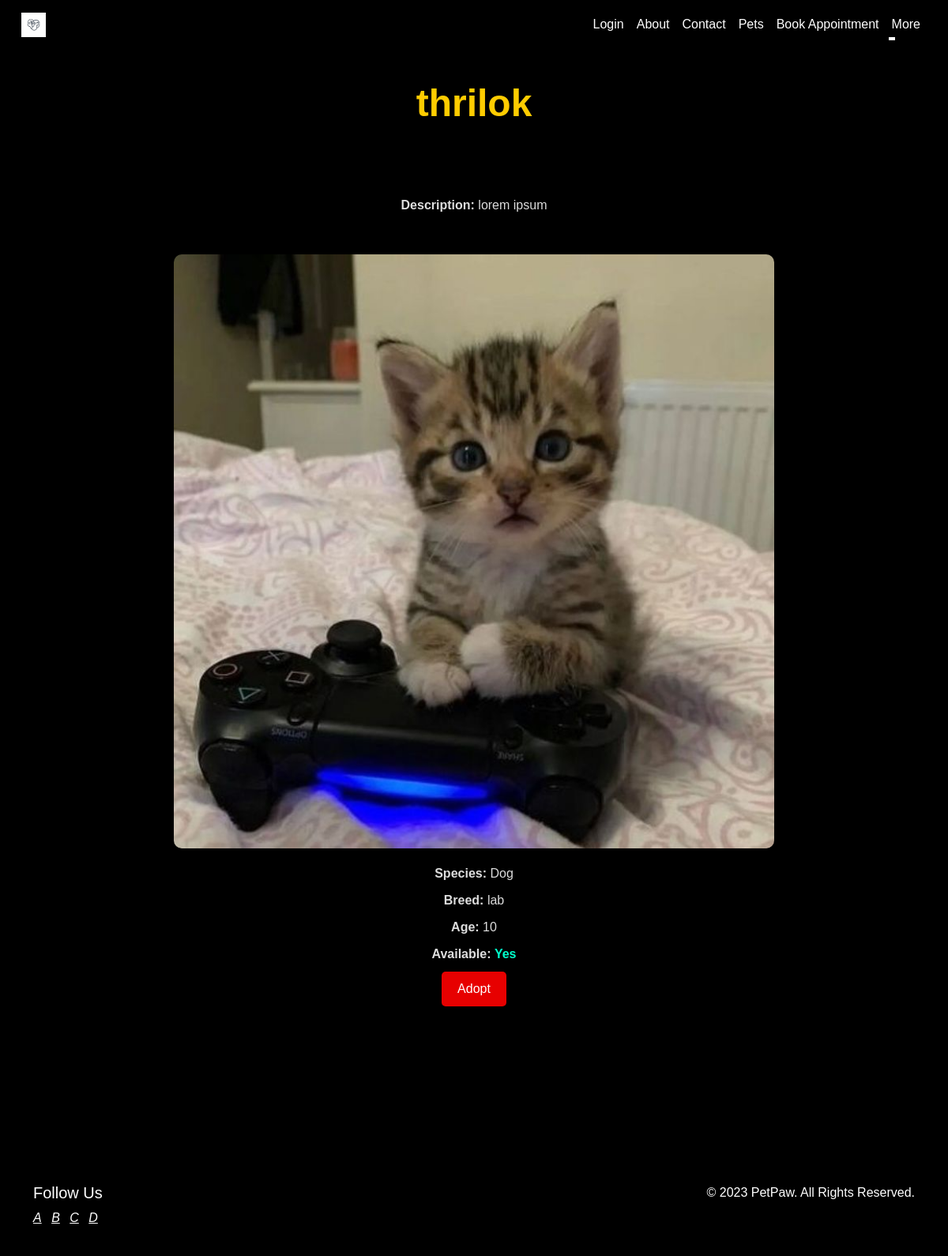
The app's page /pets/1/, older data.
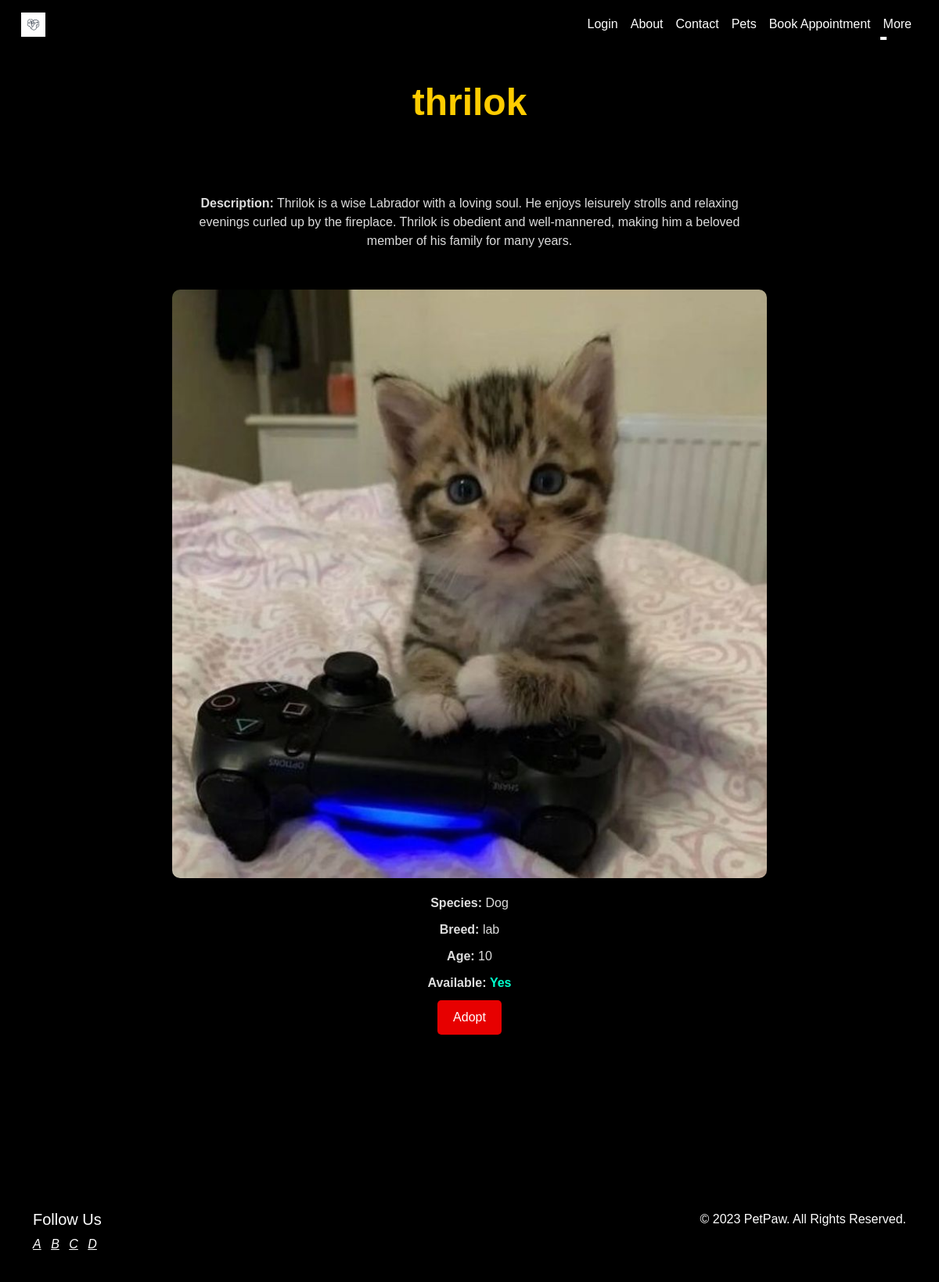
The same page, newer data.
### pets/models.py (models this page shows, shortened)
class Pet(models.Model):
    SPECIES_CHOICES = (
        ('Dog', 'Dog'),
        ('Cat', 'Cat'),
        ('Other', 'Other'),
    )
    name = models.CharField(max_length=100)
    species = models.CharField(max_length=50, choices=SPECIES_CHOICES)
    breed = models.CharField(max_length=100)
    age = models.IntegerField()
    available = models.BooleanField(default=True)
    description = models.TextField(blank=True)
    image = models.ImageField(upload_to='pets/', blank=True)

### pets/views.py (the view)
# urls.py: path('pets/<int:pk>/', views.pet_detail, name='pet_detail'),
def pet_detail(request, pk):
    pet = get_object_or_404(Pet, pk=pk)
    return render(request, 'pet_detail.html', {'pet': pet})

### templates/pet_detail.html (shortened to what this page needs)
{% extends 'base.html' %}
{% load static %}
{% block content %}
    <header>
        <h1>{{ pet.name }}</h1>
    </header>
    <div class="containerr">
        <div class="pet-details">
            <p><strong>Description:</strong> {{ pet.description }}</p>
        </div>
        <img class="pet-image" src="{{ pet.image.url }}" alt="{{ pet.name }}">
        <br>
        <div class="pet-details">
            <p><strong>Species:</strong> {{ pet.species }}</p>
            <p><strong>Breed:</strong> {{ pet.breed }}</p>
            <p><strong>Age:</strong> {{ pet.age }}</p>
            <p><strong>Available:</strong> <span class="availability">{% if pet.available %}Yes{% else %}No{% endif %}</span></p>
            <a href="{% url 'adopt_pet' pet_id=pet.id %}" class="adopt-button">Adopt</a>
        </div>
    </div>
    <br>
    <br>
    <br>
    <br>
    <br>
    <br>
{% endblock %}

Row changes from the older to the newer data that the page shows:
changed Pet "thrilok": description "lorem ipsum" → "Thrilok is a wise Labrador with a loving soul. He enjoys leisurely strolls and relaxing evenings curled up by the fireplace. Thrilok is obedient and well-mannered, making him a beloved member of his family for many years."
